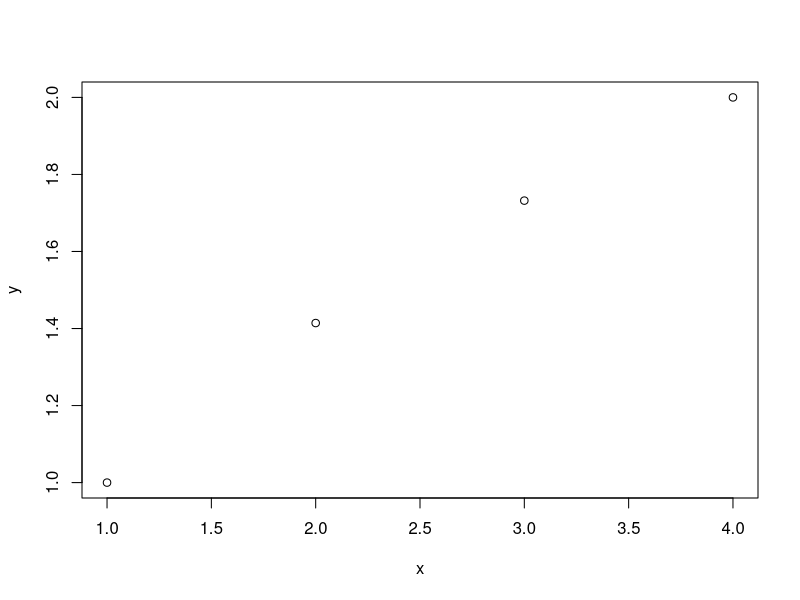

The R script that drew this image: (Note: this script raises an error after producing the figure.)
##--------------------------------------------------------------##
##                 Getting Started With R                       ##
##                        John Fox                              ##
##   Introduction to the R Statistical Computing Environment    ##
##                 ICPSR, York University                       ##
##                          2017                                ##
##--------------------------------------------------------------##

# Basics: Interacting with the R Interpreter

    # arithmetic operators

2 + 3 # addition
2 - 3 # subtraction
2*3   # multiplication
2/3   # division
2^3   # exponentiation

    # precedence of operators, order of evaluation

4^2 - 3*2
1 - 6 + 4

    # use parentheses to clarify or modify evaluation

(4^2) - (3*2)
4 + 3^2

    # use spaces to clarify

-2--3
-2 - -3

    # calling functions, specifying arguments

log(100) # natural log
log(100, base=10) # log base-10
log10(100) # equivalent
log(100, b=10) # argument abbreviation

args("log") # arguments of the log() function

help("log")    # documentation
?log  # equivalent 
example("log") # execute examples in help page

log(100, 10) # specifying arguments by order

   # creating vectors

c(1, 2, 3, 4)  # c() (combine) function
1:4            # integer sequence operator (equivalent)
4:1            # descending
-1:2           # negative to positive

seq(1, 4)            # seq() (sequence) function, equivalent to 1:4
seq(2, 8, by=2)      # specify interval between elements
seq(0, 1, by=0.1)    # non-integer sequence
seq(0, 1, length=11) # specify number of elements
args(seq.default)    # seq also has date methods

    # arithmetic on vectors

c(1, 2, 3, 4)/2
c(1, 2, 3, 4)/c(4, 3, 2, 1)
log(c(0.1, 1, 10, 100), base=10)

    # recycling vectors

c(1, 2, 3, 4) + c(4, 3)    # no warning
c(1, 2, 3, 4) + c(4, 3, 2) # warning

    # creating variables (named objects) by assignment

x <- c(1, 2, 3, 4) # assignment
x # print


x/2            # equivalent to c(1, 2, 3, 4)/2
(y <- sqrt(x)) # parentheses to assign and print trick
plot(x, y)

    # assignment is destructive

(x <- rnorm(100))  # 100 standard normal random numbers

summary(x)  # summary(): a generic function

    # character data

(words <- c("To", "be", "or", "not", "to", "be"))
paste(words, collapse=" ")
table(words)

    # logical data

(logical.values <- c(TRUE, TRUE, FALSE, TRUE))
!logical.values # negation

    # coercion

sum(logical.values)      # number of TRUEs (coercion to numeric)
sum(!logical.values)     # number of FALSEs (TRUE-> 1, FALSE -> 0)
c("A", FALSE, 3.0)       # coerced to character
c(10, FALSE, -6.5, TRUE) # coerced to numeric

    # simple indexing

x[12]             # 12th element
words[2]          # second element
logical.values[3] # third element
x[6:15]           # elements 6 through 15
x[c(1, 3, 5)]     # 1st, 3rd, 5th elements 

x[-(11:100)] # omit elements 11 through 100

v <- 1:4
v[c(TRUE, FALSE, FALSE, TRUE)] # logical indexing

    # comparison and logical  operators

1 == 2       # equal to
1 != 2       # not equal to
1 <= 2       # less than or equal to
1 < 1:3      # less than   
3:1 > 1:3    # greater than
3:1 >= 1:3   # greater than or equal to

TRUE & c(TRUE, FALSE)                        # logical and
c(TRUE, FALSE, FALSE) | c(TRUE, TRUE, FALSE) # logical or
TRUE && FALSE  # unvectorized and (for programming)
TRUE || FALSE  # unvectorized or

    # examples

(z <- x[1:10])      # first 10 elements of x
z < -0.5            # is each element less than -0.5?
z > 0.5             # is each element greater than 0.5
z < -0.5 | z > 0.5  #  < and > are of higher precedence than |
abs(z) > 0.5        # absolute value, equivalent to last expression
z[abs(z) > 0.5]     # values of z for which |z| > 0.5

    # user-defined functions

mean(x)  # of 100 random-normal numbers

sum(x)/length(x)  # equivalent


myMean <- function(x){  # defining a function
    sum(x)/length(x)
}

myMean(x) # of 100 random normal number
y         # from sqrt(c(1, 2, 3, 4))
myMean(y)
myMean(1:100)
myMean(sqrt(1:100))

mySD <- function(x){  # another user-defined function
    sqrt(sum((x - myMean(x))^2)/(length(x) - 1))
}

mySD(1:100)
sd(1:100) # check

mySD
myMean

letters
mySD(letters)
traceback()  # call stack to point of error

# An Illustrative Data Analysis: Duncan's Occupational Prestige Regression

library("car")      # load car package (for data and functions)
head(Duncan, n=10)  # first 10 cases
dim(Duncan)         # rows and columns
View(Duncan)        # in the RStudio data viewer
summary(Duncan)     # invoking the summary() generic function
help("Duncan")      # codebook for the data set

    # Examining the Data

with(Duncan, hist(prestige))

scatterplotMatrix( ~ prestige + education + income, 
    id.n=3, data=Duncan)

    # Duncan's regression

(duncan.model <- lm(prestige ~ education + income, data=Duncan))

summary(duncan.model)  # more detailed report

    # some regression diagnostics

        # distribution of the (studentized) residuals

densityPlot(rstudent(duncan.model))
qqPlot(duncan.model, id.n=3)
outlierTest(duncan.model)

        # influence diagnostics

influencePlot(duncan.model, id.n=3)

influenceIndexPlot(duncan.model, id.n=3)

avPlots(duncan.model, id.n=3, id.method="mahal")

        # nonlinearity diagnostic

crPlots(duncan.model)

        # nonconstant-spread diagnostics

spreadLevelPlot(duncan.model)
ncvTest(duncan.model)
ncvTest(duncan.model, var.formula= ~ income + education)

    # refit without ministers and conductors

whichNames(c("minister", "conductor"), Duncan)
duncan.model.2 <- update(duncan.model, subset=-c(6, 16))
summary(duncan.model.2)
compareCoefs(duncan.model, duncan.model.2)
